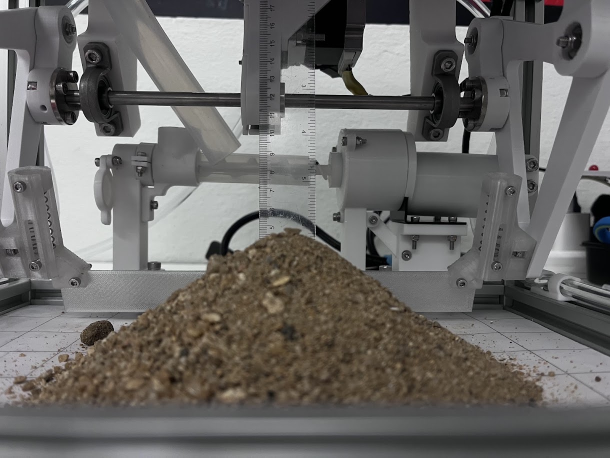
#> input picture IMG_2056.jpg, 1220 x 915 px (shown at 1/2 size)
$ python -i sandpile_2d_to_3d.py   (imports and definitions only)
#> lines starting #> are read from the running program, lines starting #| are printed output that depends on the picture; after the words box and inside, x2 and y2 are one past the last pixel; in counts of white or black regions, pixels touching at a corner belong together
#> further down, picture is the input picture: shape (915, 1220, 3); mean B, G, R 101.7, 104.3, 106.3
#!/usr/bin/env python3
"""
Sandpile 2D -> 3D  |  Orthogonal Multi-View Fusion (Silhouette + Distance Transform)
Final Project 271401

Pipeline
  1. Calibration        : ruler photo -> px/cm  (top view);  base-width matching (side view)
  2. Top segmentation   : Lab/Otsu + morphology + largest contour -> binary mask, per-angle radius R(theta)
  3. Side profiling     : saturation mask -> top edge -> height profile P(d), d = distance from base edge
  4. 3D fusion          : Euclidean Distance Transform of the top mask  x  side profile  -> 2.5D height map
                          + physical constraints (monotonic profile, angle of repose) + grain micro-relief
  5. Layer slicing      : height split into 3 EQUAL parts (H/3, 2H/3, H) -> volume per layer
  6. Outputs            : interactive 3D HTML (real photo texture), diagnostic PNG, layer contours CSV, JSON

Usage (sample data)
  python sandpile_2d_to_3d.py --top IMG_2020.jpg --side IMG_2017.jpg \--ruler-img IMG_2021.jpg --ruler-pts 292,100,875,100 --ruler-cm 17.78 --height-cm 5.04
"""
import argparse, csv, json, os
import numpy as np
import cv2
from scipy import ndimage as ndi
from scipy.signal import savgol_filter
import plotly.graph_objects as go
import matplotlib
# [1 line not run here, left out]
import matplotlib.pyplot as plt


# ------------------------------------------------------------------ helpers
# [5 lines left out: function load, not called in this run]


def largest_component(mask, min_y=None):
    n, lab, stats, cen = cv2.connectedComponentsWithStats(mask.astype(np.uint8), 8)
    best, best_a = 0, 0
    for i in range(1, n):
        if min_y is not None and cen[i][1] < min_y:      # ignore objects in upper part (hand, ruler)
            continue
        if stats[i, cv2.CC_STAT_AREA] > best_a:
            best, best_a = i, stats[i, cv2.CC_STAT_AREA]
    return (lab == best).astype(np.uint8)


def fill_holes(mask):
    return ndi.binary_fill_holes(mask).astype(np.uint8)


# ------------------------------------------------------------ 1. calibration
def calibrate_px_per_cm(pts, real_cm):
    x1, y1, x2, y2 = pts
    return float(np.hypot(x2 - x1, y2 - y1) / real_cm)


# --------------------------------------------------- 2. top-view segmentation
def segment_top(img):
    """Sand (dark, slightly saturated) vs. white tile. Returns clean binary mask."""
    blur = cv2.GaussianBlur(img, (0, 0), 2)
    lab = cv2.cvtColor(blur, cv2.COLOR_BGR2LAB)
#> lab: shape (915, 1220, 3); mean of channels 0, 1, 2 111.1, 128.4, 129.9
    hsv = cv2.cvtColor(img, cv2.COLOR_BGR2HSV)
#> hsv: shape (915, 1220, 3); mean H, S, V 64.8, 22.8, 107.8
    # Sand is brownish (chroma > 0) while white tile, grid lines, ruler and dark vignette are neutral grey.
    # Chroma-based score is therefore immune to dark image corners / shadows.
    chroma = np.hypot(lab[..., 1].astype(np.float32) - 128, lab[..., 2].astype(np.float32) - 128)
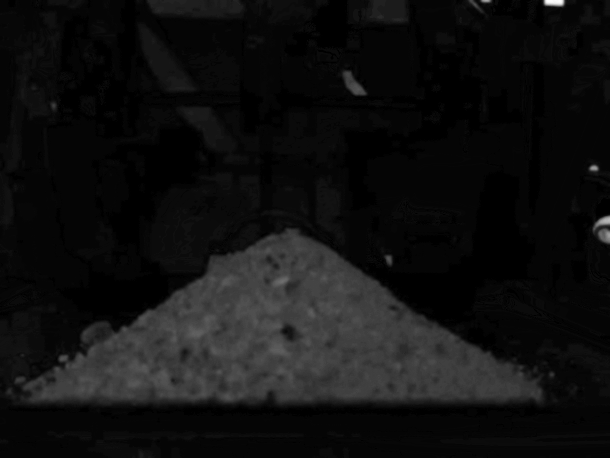
#> chroma: shape (915, 1220) float32 (shown at 1/2 size); min 0, max 49.24, mean 3.2; drawn with min black and max white
    chroma[lab[..., 0] < 25] = 0                                  # pure-black areas carry no colour information
#> chroma: shape (915, 1220) float32; 1.84% of pixels changed, all inside (x1, y1, x2, y2) = (16, 0, 1220, 791)
    dist8 = cv2.normalize(chroma, None, 0, 255, cv2.NORM_MINMAX).astype(np.uint8)
    _, m = cv2.threshold(dist8, 0, 255, cv2.THRESH_BINARY + cv2.THRESH_OTSU)
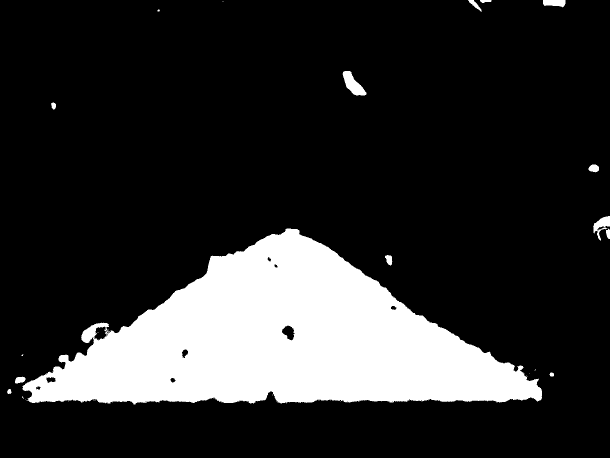
#> m: shape (915, 1220) (shown at 1/2 size); 18% white; 35 white regions (22 under 20 px), largest, box (x1, y1, x2, y2) and area: (45, 457, 1084, 809) 196741, (685, 142, 733, 191) 1172, (1186, 432, 1220, 481) 725
    # reject coloured rulers (blue/green/cyan, hue 40-140) - sand is orange-brown (hue ~10-30)
    ruler = ((hsv[..., 0] >= 40) & (hsv[..., 0] <= 140) & (hsv[..., 1] > 70)).astype(np.uint8)
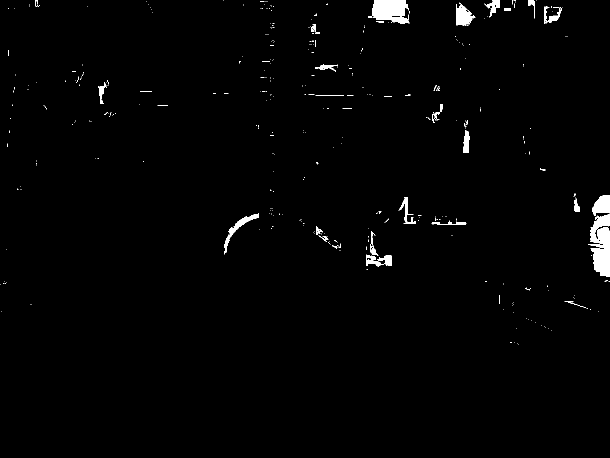
#> ruler: shape (915, 1220) (shown at 1/2 size); values 0 (black) and 1 (white), 1.3% white; 376 white regions (339 under 20 px), largest, box (x1, y1, x2, y2) and area: (1176, 427, 1220, 554) 3672, (736, 0, 819, 47) 2777, (1185, 391, 1220, 432) 1037
    ruler = cv2.dilate(ruler, cv2.getStructuringElement(cv2.MORPH_ELLIPSE, (15, 15)))
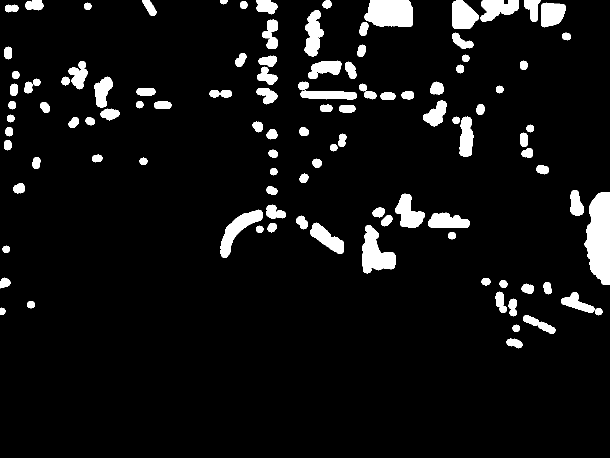
#> ruler: shape (915, 1220) (shown at 1/2 size); values 0 (black) and 1 (white), 6.8% white; 110 white regions, largest, box (x1, y1, x2, y2) and area: (1169, 384, 1220, 570) 7200, (729, 0, 826, 54) 4564, (725, 450, 791, 547) 3627
    m[ruler > 0] = 0
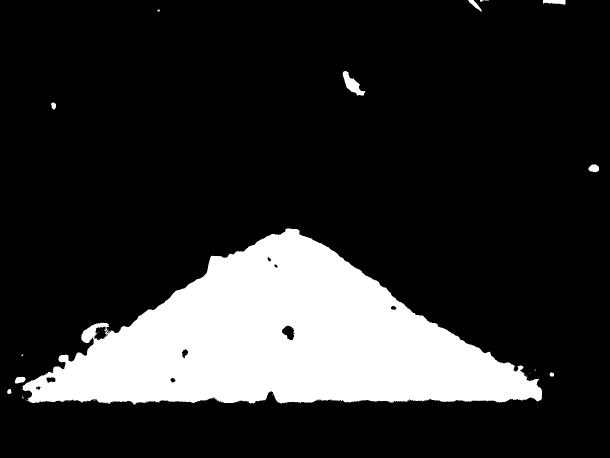
#> m: shape (915, 1220) (shown at 1/2 size); 17.8% white; 32 white regions (23 under 20 px), largest, box (x1, y1, x2, y2) and area: (45, 457, 1084, 809) 196687, (685, 142, 731, 191) 923, (1086, 0, 1131, 10) 327
    k = cv2.getStructuringElement(cv2.MORPH_ELLIPSE, (9, 9))
    m = cv2.morphologyEx(m, cv2.MORPH_OPEN, k, iterations=2)      # removes scattered grains
#> m: shape (915, 1220); 17.5% white; 3 white regions, box (x1, y1, x2, y2) and area: (51, 457, 1084, 807) 194201, (163, 654, 191, 685) 590, (691, 156, 718, 185) 560
    m = cv2.morphologyEx(m, cv2.MORPH_CLOSE, k, iterations=2)
#> m: shape (915, 1220); 17.6% white; 2 white regions, box (x1, y1, x2, y2) and area: (51, 457, 1084, 807) 196008, (691, 156, 718, 185) 560
    m = fill_holes(largest_component(m))
#> in largest_component, `n, lab, stats, cen = cv2.connectedComponentsWithStats(mask.astype(np.u..`:
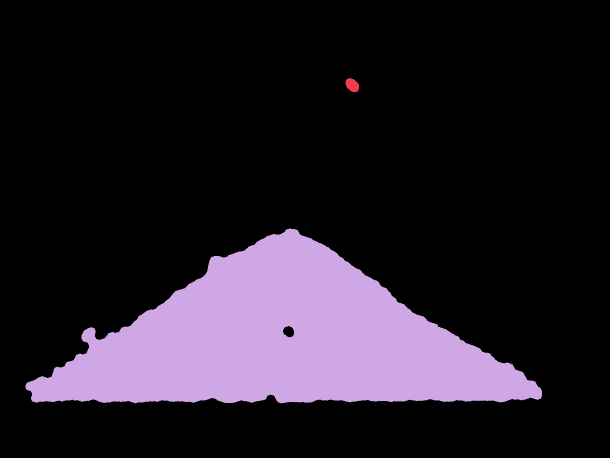
#> lab: shape (915, 1220) int32 (shown at 1/2 size); 3 distinct labels, from 0 to 2; one colour per label, 0 black
#> in largest_component, `n, lab, stats, cen = cv2.connectedComponentsWithStats(mask.astype(np.u..`: n = 3; stats = [[0, 0, 1220, 915, 919732], [691, 156, 27, 29, 560], [51, 457, 1033, 350, 196008]]; cen = [[619.1, 409.1], [704.2, 169.9], [564.3, 682.5]]
#> the loop in largest_component, `for i in range(1, n):` made 2 passes
#> (best, best_a) on passes 1 to 2: (1, 560), (2, 196008)
#> after the loop in largest_component, `for i in range(1, n):`: best = 2; best_a = 196008
#> in largest_component, `return (lab == best).astype(np.uint8)`: returned value: shape (915, 1220); values 0 (black) and 1 (white), 17.6% white; 1 white region, box (x1, y1, x2, y2) and area: (51, 457, 1084, 807) 196008
#> in fill_holes, `return ndi.binary_fill_holes(mask).astype(np.uint8)`: returned value: shape (915, 1220); values 0 (black) and 1 (white), 17.6% white; 1 white region, box (x1, y1, x2, y2) and area: (51, 457, 1084, 807) 196378
    # large opening (~2.5% of image size) cuts thin attachments such as transparent ruler edges
    ks = max(9, int(0.025 * min(m.shape))) | 1
#> ks = 23
    m = cv2.morphologyEx(m, cv2.MORPH_OPEN, cv2.getStructuringElement(cv2.MORPH_ELLIPSE, (ks, ks)))
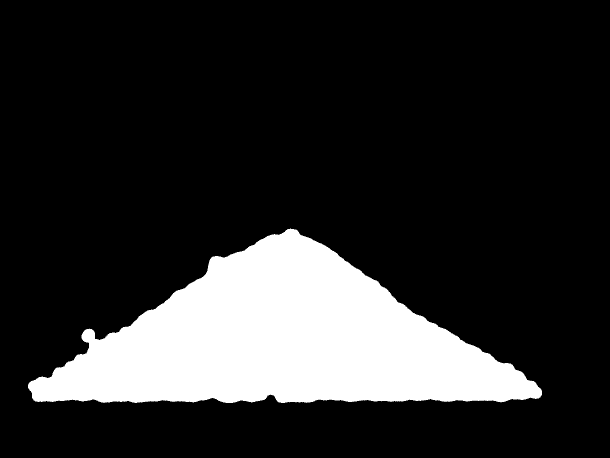
#> m: shape (915, 1220) (shown at 1/2 size); values 0 (black) and 1 (white), 17.5% white; 1 white region, box (x1, y1, x2, y2) and area: (56, 457, 1084, 806) 195853
    return fill_holes(largest_component(m))
#> the loop in largest_component (call 2), `for i in range(1, n):` made 1 pass
#> (best, best_a) on pass 1: (1, 195853)


# [331 lines left out: functions radial_profile, segment_side, side_profile, fuse, layer_stats, layer_contours and 8 more, not called in this run]


# [2 lines not run here, left out]

>>> import cv2
>>> picture = cv2.imread('IMG_2056.jpg')
>>> result = segment_top(picture)

$ run again, on IMG_2059.jpg
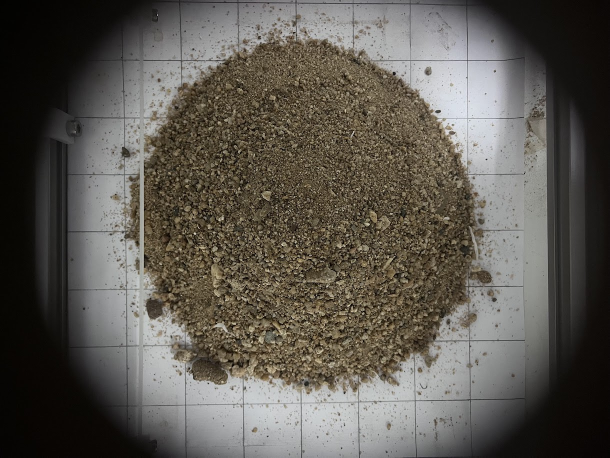
#> input picture IMG_2059.jpg, 1220 x 915 px (shown at 1/2 size)
#> picture is the input picture: shape (915, 1220, 3); mean B, G, R 81.3, 88.3, 92.4
#> hsv: shape (915, 1220, 3); mean H, S, V 41.3, 59.8, 93.2
#> in largest_component, `n, lab, stats, cen = cv2.connectedComponentsWithStats(mask.astype(np.u..`:
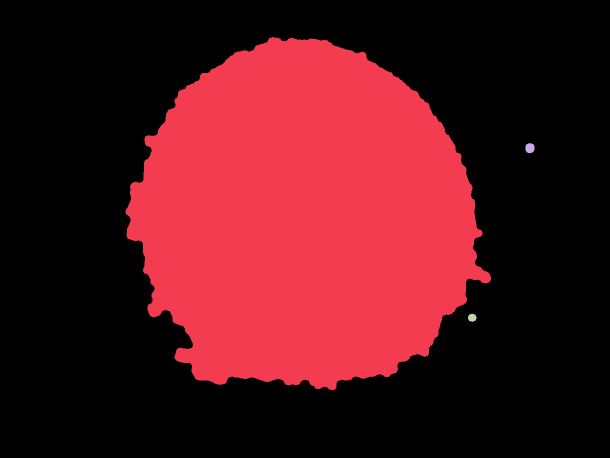
#> lab: shape (915, 1220) int32 (shown at 1/2 size); 4 distinct labels, from 0 to 3; one colour per label, 0 black
#> n = 4; stats = [[0, 0, 1220, 915, 738185], [251, 74, 731, 707, 377605], [1051, 286, 18, 21, 297], [936, 627, 17, 17, 213]]; cen = [[610.3, 467.7], [607.5, 436.2], [1059.4, 295.9], [944, 635]]
#> the loop in largest_component, `for i in range(1, n):` made 3 passes
#> (best, best_a) on pass 1: (1, 377605)
#> after the loop in largest_component, `for i in range(1, n):`: best = 1; best_a = 377605
#> in segment_top, `m = cv2.morphologyEx(m, cv2.MORPH_OPEN, cv2.getStructuringElement(cv2...`:
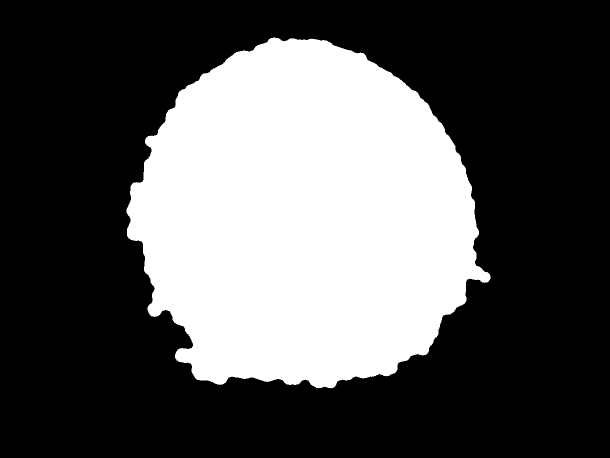
#> m: shape (915, 1220) (shown at 1/2 size); values 0 (black) and 1 (white), 33.7% white; 1 white region, box (x1, y1, x2, y2) and area: (253, 75, 981, 777) 376681
#> the loop in largest_component (call 2), `for i in range(1, n):` made 1 pass
#> (best, best_a) on pass 1: (1, 376681)
